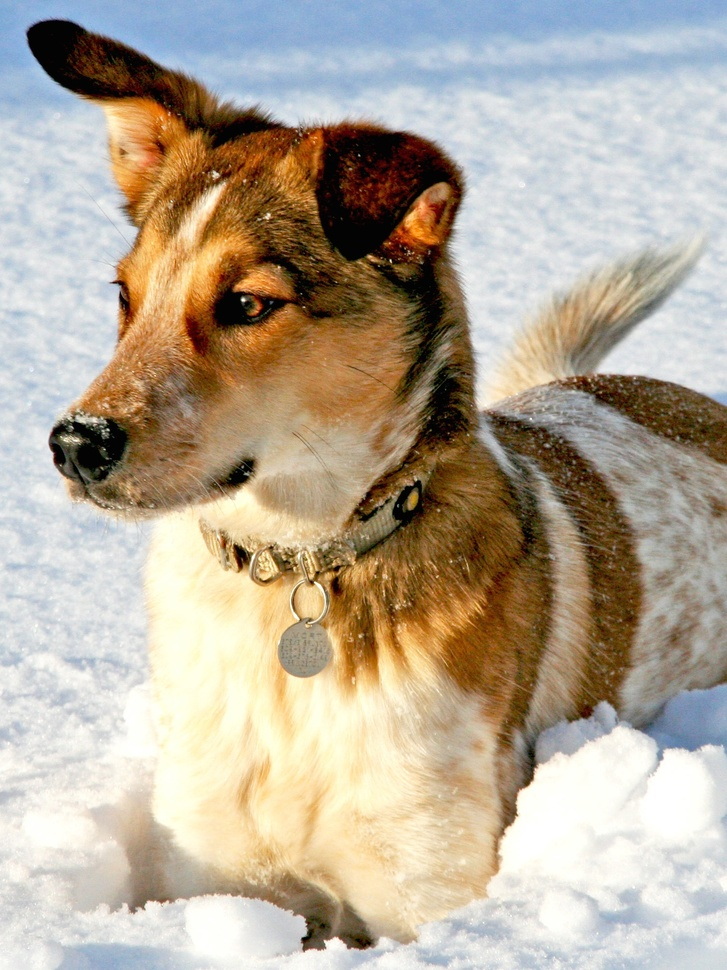
#> input picture Data/dog.jpg, 727 x 970 px, shrunk from 1500 x 2000 before the run
$ jupyter execute Ex_2.1_2.2.ipynb
#> lines starting #> are read from the running program, lines starting #| are printed output that depends on the picture; after the words box and inside, x2 and y2 are one past the last pixel; in counts of white or black regions, pixels touching at a corner belong together
### Exercise 2.1

Load the image dog.jpg and convert to grayscale. Use the FFT to compress the images at different compression ratios. Plot the error between the compressed and actual image as a function of the compression ratio.

[cell 1]
from matplotlib.image import imread
import numpy as np
import os

A = imread(os.path.join('..','Data','dog.jpg'))
#> A is the input picture: shape (970, 727, 3); mean R, G, B 181.4, 169.5, 152
B = np.mean(A, 2); # Convert RGB to grayscale
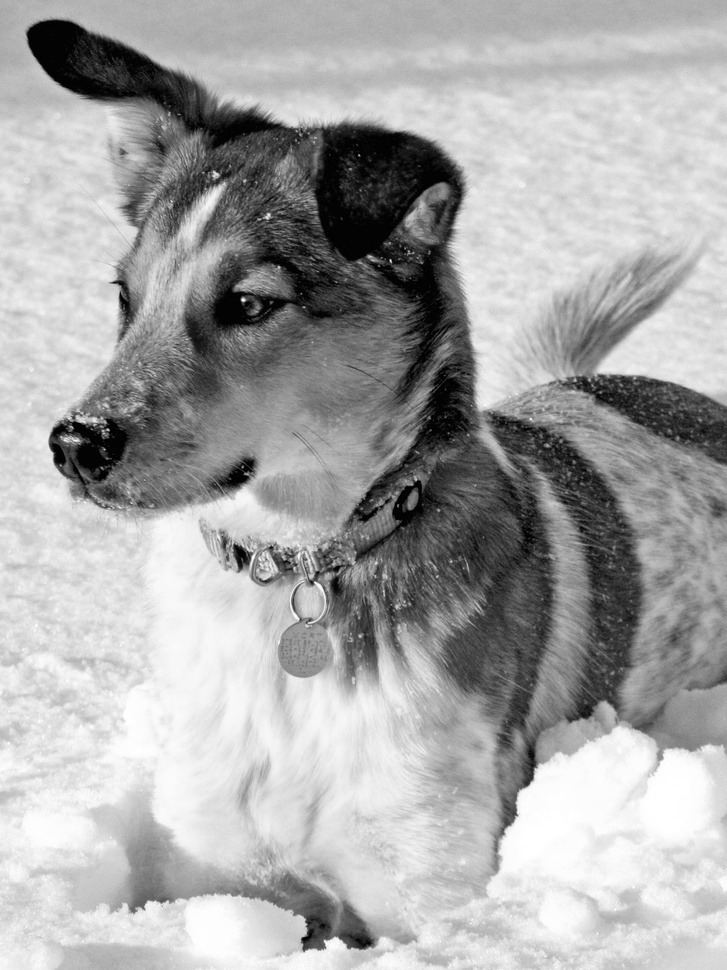
#> B: shape (970, 727) float64; min 0, max 255, mean 167.6
print(B.shape)
#| (970, 727)

[cell 2]
Bt = np.fft.fft2(B)
Btsort = np.sort(np.abs(Bt.reshape(-1))) # sort by magnitude

[cell 3]
ratio = np.arange(0.001, 0.2, 0.001)
# ratio

[cell 4]
CompB = np.zeros((B.shape[0], B.shape[1], len(ratio)))
# CompB[:,:,1]

[cell 5]
for r in range(len(ratio)):
    thresh = Btsort[int( np.floor( (1-ratio[r])*len(Btsort) ) )]
    ind = np.abs(Bt) > thresh
    Blow = Bt*ind
    CompB[:,:,r] = np.fft.ifft2(Blow).real
#> this loop made 199 passes
#> thresh on passes 1 to 3: 382326.2, 236923.7, 169670.3
#> pass 1, `ind = np.abs(Bt) > thresh`:
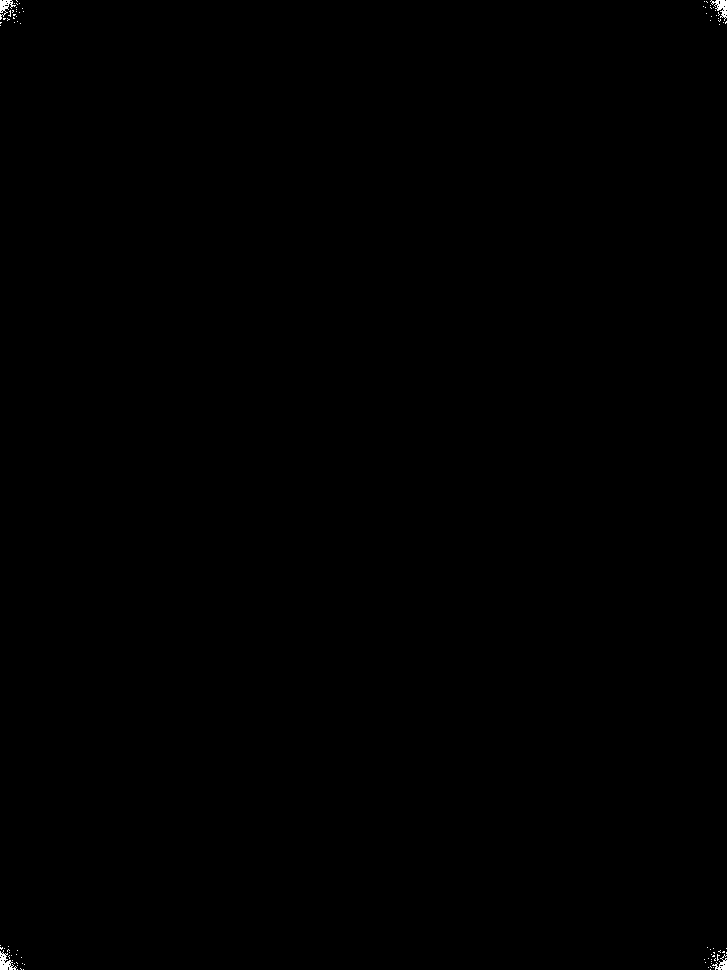
#> ind: shape (970, 727) bool; 0.1% white; 86 white regions (82 under 20 px), largest, box (x1, y1, x2, y2) and area: (0, 950, 17, 970) 161, (710, 0, 727, 21) 155, (0, 0, 16, 20) 129, (712, 954, 727, 970) 98
#> pass 2, `ind = np.abs(Bt) > thresh`:
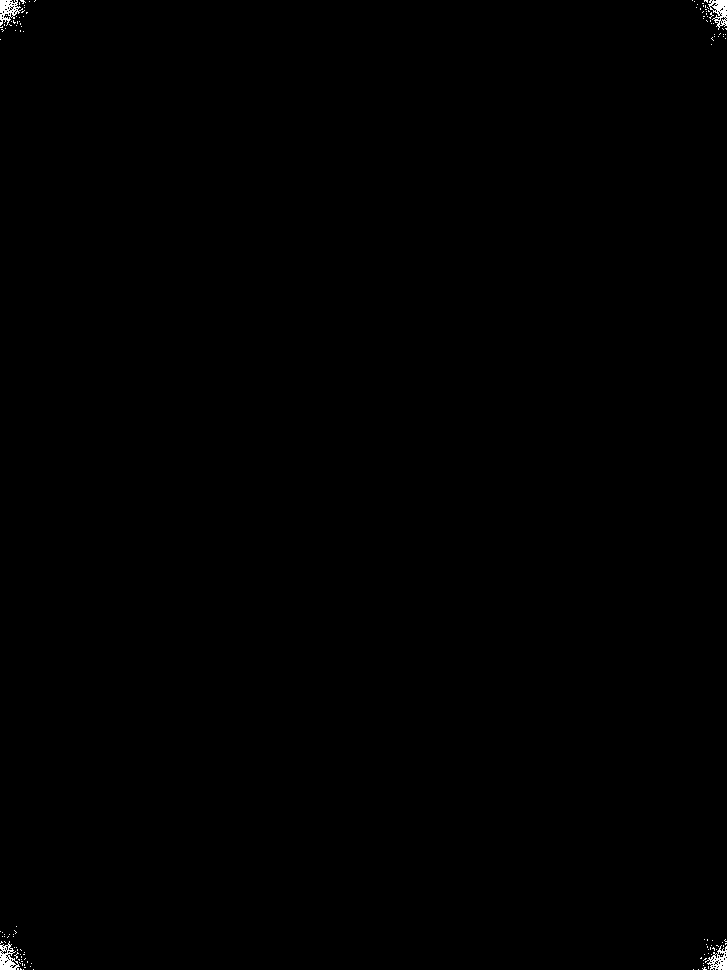
#> ind: shape (970, 727) bool; 0.2% white; 130 white regions (126 under 20 px), largest, box (x1, y1, x2, y2) and area: (0, 941, 20, 970) 298, (0, 0, 23, 26) 295, (708, 0, 727, 30) 290, (705, 945, 727, 970) 258
#> pass 3, `ind = np.abs(Bt) > thresh`:
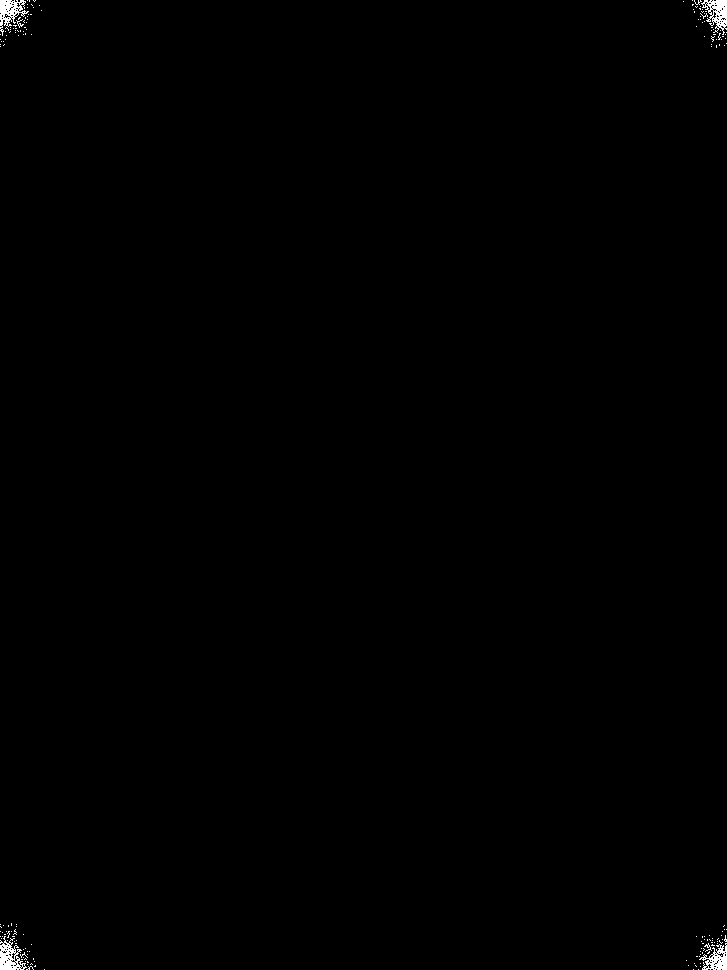
#> ind: shape (970, 727) bool; 0.3% white; 174 white regions (168 under 20 px), largest, box (x1, y1, x2, y2) and area: (0, 936, 27, 970) 459, (701, 0, 727, 35) 452, (0, 0, 29, 36) 434, (699, 943, 727, 970) 379, (16, 19, 24, 28) 22, (704, 943, 712, 952) 22

[cell 6]
error = np.zeros_like(ratio)

for i in range(len(error)):
    error[i] = np.linalg.norm(np.subtract(B, CompB[:,:,i]))
#> after the loop, error = 199 values, max 17202.5 at index 0, min 3333.2 at index 198, mean 5334

[cell 7]
import matplotlib.pyplot as plt
# plt.figure()
# plt.imshow(CompB[:,:,1],cmap='gray')
# plt.axis('off')

plt.plot(ratio, error)
plt.show()
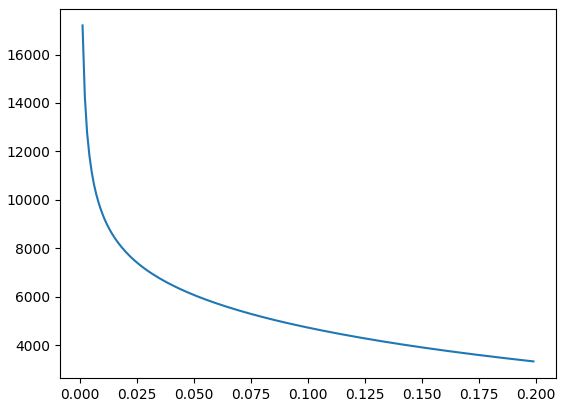
#> figure drawn by matplotlib, 1 panel; curve peaks at x = 0.001, y = 17202.5

### Exercise 2.2

Consider the following triangular wave:

Compute the Fourier series by hand for the domain $-2 \leq x < 2$.

Plot the mode coefficients $a_n$ and $b_n$ for the first 100 cosine and sine modes (i.e., for the first n = 1 to n = 100).

Also, plot the approximation using n = 100 modes on top of the true triangle wave.

In a few sentences, explain the difference between the Fourier transform and the Fourier series.

[cell 8]
L = 4  # Length of domain
N = 1000 # Number of discretization points
dx = L/N
x = np.arange(-L/2,L/2,dx) # Define x domain

n = len(x)
nquart = int(np.floor(n/4))

# Define triangular wave
f = np.zeros_like(x)
f[nquart:2*nquart] = (4/n)*np.arange(1,nquart+1)
f[2*nquart:3*nquart] = np.ones(nquart) - (4/n)*np.arange(0,nquart)

[cell 9]
plt.plot(x, f, '-')
plt.show()
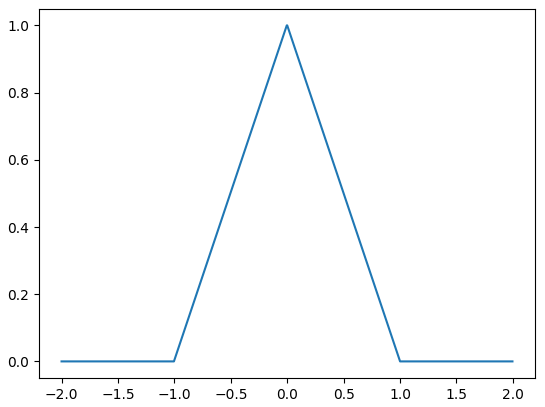
#> figure drawn by matplotlib, 1 panel; curve peaks at x = -0.004, y = 1

[cell 10]
A0 = np.sum(f*np.ones_like(x))*dx
fFS = A0/2

A = np.zeros(100)
B = np.zeros(100)

for k in range(20):
    A[k] = np.sum(f*np.cos(2*np.pi*(k+1)*x/L))*dx
    B[k] = np.sum(f*np.sin(2*np.pi*(k+1)*x/L))*dx

[cell 11]
plt.plot(A)
plt.plot(B)
plt.show()
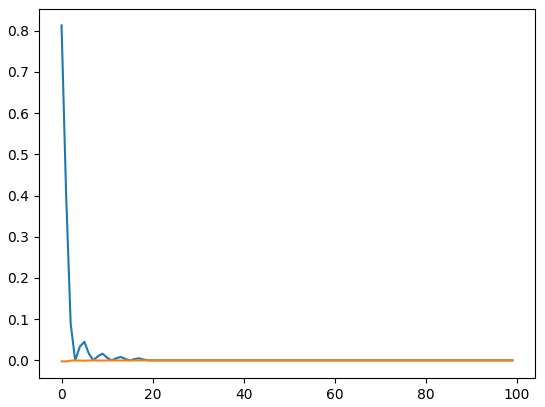
#> figure drawn by matplotlib, 1 panel; curve peaks at x = 0, y = 0.813; curve peaks at x = 19, y = 1.42e-17
